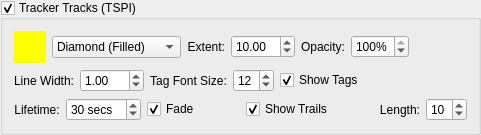
        <widget class="QGroupBox" name="rangeTruthsVisible_" >
         <property name="title" >
          <string>Tracker Tracks (TSPI)</string>
         </property>
         <property name="checkable" >
          <bool>true</bool>
         </property>
         <property name="checked" >
          <bool>true</bool>
         </property>
         <layout class="QVBoxLayout" >
          <item>
           <layout class="QHBoxLayout" >
            <item>
             <widget class="SideCar::GUI::ColorButtonWidget" name="rangeTruthsColor_" >
              <property name="sizePolicy" >
               <sizepolicy vsizetype="Fixed" hsizetype="Fixed" >
                <horstretch>0</horstretch>
                <verstretch>0</verstretch>
               </sizepolicy>
              </property>
              <property name="minimumSize" >
               <size>
                <width>32</width>
                <height>32</height>
               </size>
              </property>
              <property name="maximumSize" >
               <size>
                <width>32</width>
                <height>32</height>
               </size>
              </property>
              <property name="palette" >
               <palette>
                <active>
                 <colorrole role="WindowText" >
                  <brush brushstyle="SolidPattern" >
                   <color alpha="255" >
                    <red>0</red>
                    <green>0</green>
                    <blue>0</blue>
                   </color>
                  </brush>
                 </colorrole>
                 <colorrole role="Button" >
                  <brush brushstyle="SolidPattern" >
                   <color alpha="255" >
                    <red>255</red>
                    <green>255</green>
                    <blue>0</blue>
                   </color>
                  </brush>
                 </colorrole>
                 <colorrole role="Light" >
                  <brush brushstyle="SolidPattern" >
                   <color alpha="255" >
                    <red>255</red>
                    <green>255</green>
                    <blue>127</blue>
                   </color>
                  </brush>
                 </colorrole>
                 <colorrole role="Midlight" >
                  <brush brushstyle="SolidPattern" >
                   <color alpha="255" >
                    <red>255</red>
                    <green>255</green>
                    <blue>63</blue>
                   </color>
                  </brush>
                 </colorrole>
                 <colorrole role="Dark" >
                  <brush brushstyle="SolidPattern" >
                   <color alpha="255" >
                    <red>127</red>
                    <green>127</green>
                    <blue>0</blue>
                   </color>
                  </brush>
                 </colorrole>
                 <colorrole role="Mid" >
                  <brush brushstyle="SolidPattern" >
                   <color alpha="255" >
                    <red>170</red>
                    <green>170</green>
                    <blue>0</blue>
                   </color>
                  </brush>
                 </colorrole>
                 <colorrole role="Text" >
                  <brush brushstyle="SolidPattern" >
                   <color alpha="255" >
                    <red>0</red>
                    <green>0</green>
                    <blue>0</blue>
                   </color>
                  </brush>
                 </colorrole>
                 <colorrole role="BrightText" >
                  <brush brushstyle="SolidPattern" >
                   <color alpha="255" >
                    <red>255</red>
                    <green>255</green>
                    <blue>255</blue>
                   </color>
                  </brush>
                 </colorrole>
                 <colorrole role="ButtonText" >
                  <brush brushstyle="SolidPattern" >
                   <color alpha="255" >
                    <red>0</red>
                    <green>0</green>
                    <blue>0</blue>
                   </color>
                  </brush>
                 </colorrole>
                 <colorrole role="Base" >
                  <brush brushstyle="SolidPattern" >
                   <color alpha="255" >
                    <red>255</red>
                    <green>255</green>
                    <blue>255</blue>
                   </color>
                  </brush>
                 </colorrole>
                 <colorrole role="Window" >
                  <brush brushstyle="SolidPattern" >
                   <color alpha="255" >
                    <red>255</red>
                    <green>255</green>
                    <blue>0</blue>
                   </color>
                  </brush>
                 </colorrole>
                 <colorrole role="Shadow" >
                  <brush brushstyle="SolidPattern" >
                   <color alpha="255" >
                    <red>0</red>
                    <green>0</green>
                    <blue>0</blue>
                   </color>
                  </brush>
                 </colorrole>
                 <colorrole role="AlternateBase" >
                  <brush brushstyle="SolidPattern" >
                   <color alpha="255" >
                    <red>255</red>
                    <green>255</green>
                    <blue>127</blue>
                   </color>
                  </brush>
                 </colorrole>
                </active>
                <inactive>
                 <colorrole role="WindowText" >
                  <brush brushstyle="SolidPattern" >
                   <color alpha="255" >
                    <red>0</red>
                    <green>0</green>
                    <blue>0</blue>
                   </color>
                  </brush>
                 </colorrole>
                 <colorrole role="Button" >
                  <brush brushstyle="SolidPattern" >
                   <color alpha="255" >
                    <red>255</red>
                    <green>255</green>
                    <blue>0</blue>
                   </color>
                  </brush>
                 </colorrole>
                 <colorrole role="Light" >
                  <brush brushstyle="SolidPattern" >
                   <color alpha="255" >
                    <red>255</red>
                    <green>255</green>
                    <blue>127</blue>
                   </color>
                  </brush>
                 </colorrole>
                 <colorrole role="Midlight" >
                  <brush brushstyle="SolidPattern" >
                   <color alpha="255" >
                    <red>255</red>
                    <green>255</green>
                    <blue>63</blue>
                   </color>
                  </brush>
                 </colorrole>
                 <colorrole role="Dark" >
                  <brush brushstyle="SolidPattern" >
                   <color alpha="255" >
                    <red>127</red>
                    <green>127</green>
                    <blue>0</blue>
                   </color>
                  </brush>
                 </colorrole>
                 <colorrole role="Mid" >
                  <brush brushstyle="SolidPattern" >
                   <color alpha="255" >
                    <red>170</red>
                    <green>170</green>
                    <blue>0</blue>
                   </color>
                  </brush>
                 </colorrole>
                 <colorrole role="Text" >
                  <brush brushstyle="SolidPattern" >
                   <color alpha="255" >
                    <red>0</red>
                    <green>0</green>
                    <blue>0</blue>
                   </color>
                  </brush>
                 </colorrole>
                 <colorrole role="BrightText" >
                  <brush brushstyle="SolidPattern" >
                   <color alpha="255" >
                    <red>255</red>
                    <green>255</green>
                    <blue>255</blue>
                   </color>
                  </brush>
                 </colorrole>
                 <colorrole role="ButtonText" >
                  <brush brushstyle="SolidPattern" >
                   <color alpha="255" >
                    <red>0</red>
                    <green>0</green>
                    <blue>0</blue>
                   </color>
                  </brush>
                 </colorrole>
                 <colorrole role="Base" >
                  <brush brushstyle="SolidPattern" >
                   <color alpha="255" >
                    <red>255</red>
                    <green>255</green>
                    <blue>255</blue>
                   </color>
                  </brush>
                 </colorrole>
                 <colorrole role="Window" >
                  <brush brushstyle="SolidPattern" >
                   <color alpha="255" >
                    <red>255</red>
                    <green>255</green>
                    <blue>0</blue>
                   </color>
                  </brush>
                 </colorrole>
                 <colorrole role="Shadow" >
                  <brush brushstyle="SolidPattern" >
                   <color alpha="255" >
                    <red>0</red>
                    <green>0</green>
                    <blue>0</blue>
                   </color>
                  </brush>
                 </colorrole>
                 <colorrole role="AlternateBase" >
                  <brush brushstyle="SolidPattern" >
                   <color alpha="255" >
                    <red>255</red>
                    <green>255</green>
                    <blue>127</blue>
                   </color>
                  </brush>
                 </colorrole>
                </inactive>
                <disabled>
                 <colorrole role="WindowText" >
                  <brush brushstyle="SolidPattern" >
                   <color alpha="255" >
                    <red>127</red>
                    <green>127</green>
                    <blue>0</blue>
                   </color>
                  </brush>
                 </colorrole>
                 <colorrole role="Button" >
                  <brush brushstyle="SolidPattern" >
                   <color alpha="255" >
                    <red>255</red>
                    <green>255</green>
                    <blue>0</blue>
                   </color>
                  </brush>
                 </colorrole>
                 <colorrole role="Light" >
                  <brush brushstyle="SolidPattern" >
                   <color alpha="255" >
                    <red>255</red>
                    <green>255</green>
                    <blue>127</blue>
                   </color>
                  </brush>
                 </colorrole>
                 <colorrole role="Midlight" >
                  <brush brushstyle="SolidPattern" >
                   <color alpha="255" >
                    <red>255</red>
                    <green>255</green>
                    <blue>63</blue>
                   </color>
                  </brush>
                 </colorrole>
                 <colorrole role="Dark" >
                  <brush brushstyle="SolidPattern" >
                   <color alpha="255" >
                    <red>127</red>
                    <green>127</green>
                    <blue>0</blue>
                   </color>
                  </brush>
                 </colorrole>
                 <colorrole role="Mid" >
                  <brush brushstyle="SolidPattern" >
                   <color alpha="255" >
                    <red>170</red>
                    <green>170</green>
                    <blue>0</blue>
                   </color>
                  </brush>
                 </colorrole>
                 <colorrole role="Text" >
                  <brush brushstyle="SolidPattern" >
                   <color alpha="255" >
                    <red>127</red>
                    <green>127</green>
                    <blue>0</blue>
                   </color>
                  </brush>
                 </colorrole>
                 <colorrole role="BrightText" >
                  <brush brushstyle="SolidPattern" >
                   <color alpha="255" >
                    <red>255</red>
                    <green>255</green>
                    <blue>255</blue>
                   </color>
                  </brush>
                 </colorrole>
                 <colorrole role="ButtonText" >
                  <brush brushstyle="SolidPattern" >
                   <color alpha="255" >
                    <red>127</red>
                    <green>127</green>
                    <blue>0</blue>
                   </color>
                  </brush>
                 </colorrole>
                 <colorrole role="Base" >
                  <brush brushstyle="SolidPattern" >
                   <color alpha="255" >
                    <red>255</red>
                    <green>255</green>
                    <blue>0</blue>
                   </color>
                  </brush>
                 </colorrole>
                 <colorrole role="Window" >
                  <brush brushstyle="SolidPattern" >
                   <color alpha="255" >
                    <red>255</red>
                    <green>255</green>
                    <blue>0</blue>
                   </color>
                  </brush>
                 </colorrole>
                 <colorrole role="Shadow" >
                  <brush brushstyle="SolidPattern" >
                   <color alpha="255" >
                    <red>0</red>
                    <green>0</green>
                    <blue>0</blue>
                   </color>
                  </brush>
                 </colorrole>
                 <colorrole role="AlternateBase" >
                  <brush brushstyle="SolidPattern" >
                   <color alpha="255" >
                    <red>255</red>
                    <green>255</green>
                    <blue>0</blue>
                   </color>
                  </brush>
                 </colorrole>
                </disabled>
               </palette>
              </property>
              <property name="autoFillBackground" >
               <bool>true</bool>
              </property>
              <property name="autoDefault" >
               <bool>false</bool>
              </property>
              <property name="flat" >
               <bool>true</bool>
              </property>
             </widget>
            </item>
            <item>
             <widget class="SideCar::GUI::PlotSymbolWidget" name="rangeTruthsSymbolType_" >
              <property name="currentIndex" >
               <number>2</number>
              </property>
              <item>
               <property name="text" >
                <string>Cross</string>
               </property>
              </item>
              <item>
               <property name="text" >
                <string>Cross+Square</string>
               </property>
              </item>
              <item>
               <property name="text" >
                <string>Diamond (Filled)</string>
               </property>
              </item>
              <item>
               <property name="text" >
                <string>Diamond (Hollow)</string>
               </property>
              </item>
              <item>
               <property name="text" >
                <string>Plus</string>
               </property>
              </item>
              <item>
               <property name="text" >
                <string>Plus+Diamond</string>
               </property>
              </item>
              <item>
               <property name="text" >
                <string>Square (Filled)</string>
               </property>
              </item>
              <item>
               <property name="text" >
                <string>Sqaure (Hollow)</string>
               </property>
              </item>
              <item>
               <property name="text" >
                <string>Triangle (Filled)</string>
               </property>
              </item>
              <item>
               <property name="text" >
                <string>Triangle (Hollow)</string>
               </property>
              </item>
              <item>
               <property name="text" >
                <string>Dagger (Filled)</string>
               </property>
              </item>
              <item>
               <property name="text" >
                <string>Dagger (Hollow)</string>
               </property>
              </item>
             </widget>
            </item>
            <item>
             <widget class="QLabel" name="label_913" >
              <property name="text" >
               <string>Extent:</string>
              </property>
              <property name="alignment" >
               <set>Qt::AlignRight|Qt::AlignTrailing|Qt::AlignVCenter</set>
              </property>
             </widget>
            </item>
            <item>
             <widget class="QDoubleSpinBox" name="rangeTruthsExtent_" >
              <property name="keyboardTracking" >
               <bool>false</bool>
              </property>
              <property name="minimum" >
               <double>0.100000000000000</double>
              </property>
              <property name="maximum" >
               <double>100.000000000000000</double>
              </property>
              <property name="singleStep" >
               <double>0.100000000000000</double>
              </property>
              <property name="value" >
               <double>10.000000000000000</double>
              </property>
             </widget>
            </item>
            <item>
             <widget class="QLabel" name="label_51" >
              <property name="text" >
               <string>Opacity:</string>
              </property>
              <property name="alignment" >
               <set>Qt::AlignRight|Qt::AlignTrailing|Qt::AlignVCenter</set>
              </property>
             </widget>
            </item>
            <item>
             <widget class="QSpinBox" name="rangeTruthsOpacity_" >
              <property name="keyboardTracking" >
               <bool>false</bool>
              </property>
              <property name="suffix" >
               <string>%</string>
              </property>
              <property name="maximum" >
               <number>100</number>
              </property>
              <property name="value" >
               <number>100</number>
              </property>
             </widget>
            </item>
            <item>
             <spacer>
              <property name="orientation" >
               <enum>Qt::Horizontal</enum>
              </property>
              <property name="sizeHint" stdset="0" >
               <size>
                <width>16</width>
                <height>32</height>
               </size>
              </property>
             </spacer>
            </item>
           </layout>
          </item>
          <item>
           <layout class="QHBoxLayout" >
            <item>
             <widget class="QLabel" name="label_935" >
              <property name="text" >
               <string>Line Width:</string>
              </property>
              <property name="alignment" >
               <set>Qt::AlignRight|Qt::AlignTrailing|Qt::AlignVCenter</set>
              </property>
             </widget>
            </item>
            <item>
             <widget class="QDoubleSpinBox" name="rangeTruthsLineWidth_" >
              <property name="keyboardTracking" >
               <bool>false</bool>
              </property>
              <property name="minimum" >
               <double>0.100000000000000</double>
              </property>
              <property name="maximum" >
               <double>100.000000000000000</double>
              </property>
              <property name="singleStep" >
               <double>0.100000000000000</double>
              </property>
              <property name="value" >
               <double>1.000000000000000</double>
              </property>
             </widget>
            </item>
            <item>
             <widget class="QLabel" name="label_919" >
              <property name="text" >
               <string>Tag Font Size:</string>
              </property>
              <property name="alignment" >
               <set>Qt::AlignCenter</set>
              </property>
             </widget>
            </item>
            <item>
             <widget class="QSpinBox" name="rangeTruthsTagSize_" >
              <property name="toolTip" >
               <string>Degrees ahead of last azimuth report to begin dropping previous extraction reports.</string>
              </property>
              <property name="keyboardTracking" >
               <bool>false</bool>
              </property>
              <property name="suffix" >
               <string/>
              </property>
              <property name="minimum" >
               <number>8</number>
              </property>
              <property name="maximum" >
               <number>24</number>
              </property>
              <property name="singleStep" >
               <number>1</number>
              </property>
              <property name="value" >
               <number>12</number>
              </property>
             </widget>
            </item>
            <item>
             <widget class="QCheckBox" name="rangeTruthsShowTags_" >
              <property name="text" >
               <string>Show Tags</string>
              </property>
              <property name="checked" >
               <bool>true</bool>
              </property>
             </widget>
            </item>
            <item>
             <spacer>
              <property name="orientation" >
               <enum>Qt::Horizontal</enum>
              </property>
              <property name="sizeHint" stdset="0" >
               <size>
                <width>40</width>
                <height>20</height>
               </size>
              </property>
             </spacer>
            </item>
           </layout>
          </item>
          <item>
           <layout class="QHBoxLayout" >
            <item>
             <widget class="QLabel" name="label_918" >
              <property name="text" >
               <string>Lifetime:</string>
              </property>
              <property name="alignment" >
               <set>Qt::AlignCenter</set>
              </property>
             </widget>
            </item>
            <item>
             <widget class="QSpinBox" name="rangeTruthsLifeTime_" >
              <property name="toolTip" >
               <string>Degrees ahead of last azimuth report to begin dropping previous extraction reports.</string>
              </property>
              <property name="keyboardTracking" >
               <bool>false</bool>
              </property>
              <property name="suffix" >
               <string> secs</string>
              </property>
              <property name="minimum" >
               <number>10</number>
              </property>
              <property name="maximum" >
               <number>999</number>
              </property>
              <property name="singleStep" >
               <number>1</number>
              </property>
              <property name="value" >
               <number>30</number>
              </property>
             </widget>
            </item>
            <item>
             <widget class="QCheckBox" name="rangeTruthsFadeEnabled_" >
              <property name="text" >
               <string>Fade</string>
              </property>
              <property name="checked" >
               <bool>true</bool>
              </property>
             </widget>
            </item>
            <item>
             <spacer>
              <property name="orientation" >
               <enum>Qt::Horizontal</enum>
              </property>
              <property name="sizeHint" stdset="0" >
               <size>
                <width>40</width>
                <height>20</height>
               </size>
              </property>
             </spacer>
            </item>
            <item>
             <widget class="QCheckBox" name="rangeTruthsShowTrails_" >
              <property name="text" >
               <string>Show Trails</string>
              </property>
              <property name="checked" >
               <bool>true</bool>
              </property>
             </widget>
            </item>
            <item>
             <spacer name="horizontalSpacer" >
              <property name="orientation" >
               <enum>Qt::Horizontal</enum>
              </property>
              <property name="sizeHint" stdset="0" >
               <size>
                <width>40</width>
                <height>20</height>
               </size>
              </property>
             </spacer>
            </item>
            <item>
             <widget class="QLabel" name="label_914" >
              <property name="text" >
               <string>Length:</string>
              </property>
              <property name="alignment" >
               <set>Qt::AlignRight|Qt::AlignTrailing|Qt::AlignVCenter</set>
              </property>
             </widget>
            </item>
            <item>
             <widget class="QSpinBox" name="rangeTruthsMaxTrailLength_" >
              <property name="keyboardTracking" >
               <bool>false</bool>
              </property>
              <property name="minimum" >
               <number>1</number>
              </property>
              <property name="maximum" >
               <number>99</number>
              </property>
              <property name="singleStep" >
               <number>1</number>
              </property>
              <property name="value" >
               <number>10</number>
              </property>
             </widget>
            </item>
           </layout>
          </item>
         </layout>
        </widget>
